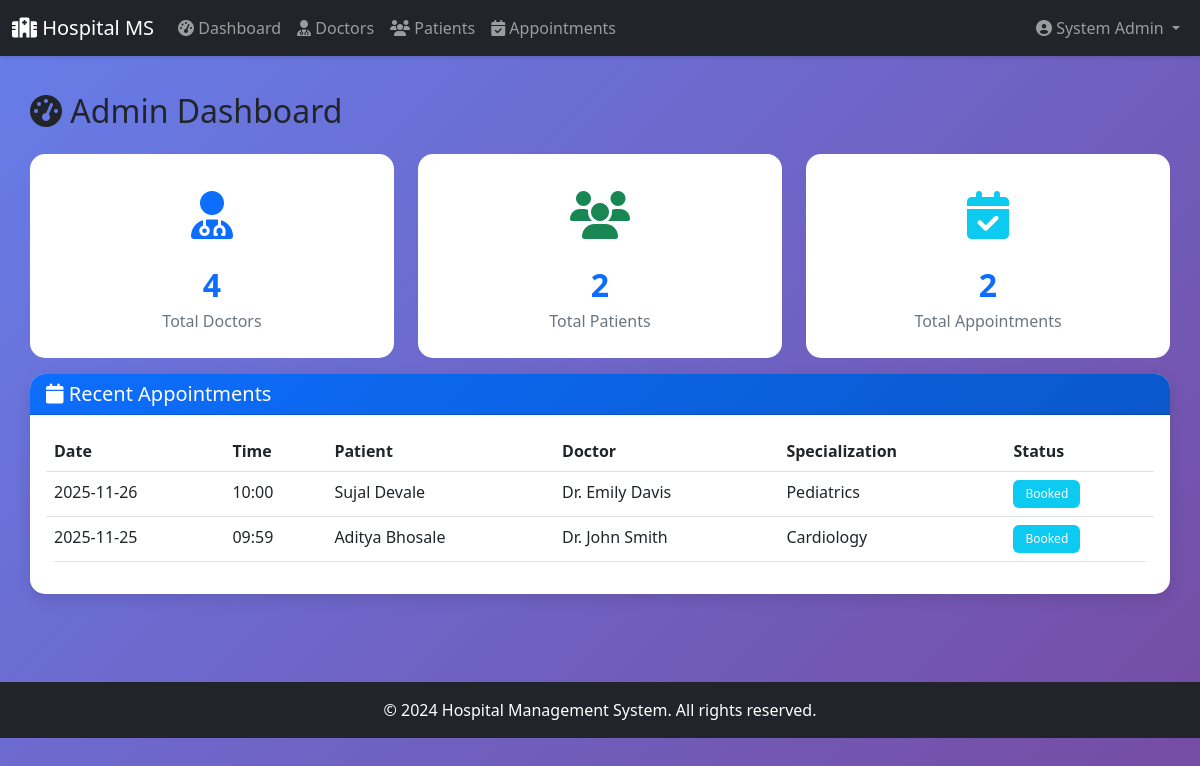
The page /admin/dashboard (signed in) on the database its author committed.
### tables this page shows
CREATE TABLE users (
            user_id INTEGER PRIMARY KEY AUTOINCREMENT,
            name TEXT NOT NULL,
            email TEXT UNIQUE NOT NULL,
            password TEXT NOT NULL,
            role TEXT NOT NULL CHECK(role IN ('admin', 'doctor', 'patient')),
            status TEXT DEFAULT 'active' CHECK(status IN ('active', 'blacklisted')),
            created_at TIMESTAMP DEFAULT CURRENT_TIMESTAMP
        );

CREATE TABLE appointments (
            appointment_id INTEGER PRIMARY KEY AUTOINCREMENT,
            patient_id INTEGER NOT NULL,
            doctor_id INTEGER NOT NULL,
            appointment_date DATE NOT NULL,
            appointment_time TIME NOT NULL,
            status TEXT DEFAULT 'Booked' CHECK(status IN ('Booked', 'Completed', 'Cancelled', 'Rescheduled')),
            reason TEXT,
            created_at TIMESTAMP DEFAULT CURRENT_TIMESTAMP,
            updated_at TIMESTAMP DEFAULT CURRENT_TIMESTAMP,
            FOREIGN KEY (patient_id) REFERENCES patients(patient_id) ON DELETE CASCADE,
            FOREIGN KEY (doctor_id) REFERENCES doctors(doctor_id) ON DELETE CASCADE
        );

CREATE TABLE doctors (
            doctor_id INTEGER PRIMARY KEY AUTOINCREMENT,
            user_id INTEGER UNIQUE NOT NULL,
            specialization TEXT NOT NULL,
            dept_id INTEGER,
            contact TEXT,
            qualification TEXT,
            experience INTEGER,
            status TEXT DEFAULT 'active' CHECK(status IN ('active', 'blacklisted')),
            created_at TIMESTAMP DEFAULT CURRENT_TIMESTAMP,
            FOREIGN KEY (user_id) REFERENCES users(user_id) ON DELETE CASCADE,
            FOREIGN KEY (dept_id) REFERENCES departments(dept_id)
        );

### blueprints/admin.py (the view)
@admin_bp.route('/dashboard')
@login_required
@admin_required
def dashboard():
    db = get_db()
    doctors_count = db.execute('SELECT COUNT(*) as count FROM doctors WHERE status = "active"').fetchone()['count']
    patients_count = db.execute('SELECT COUNT(*) as count FROM patients WHERE status = "active"').fetchone()['count']
    appointments_count = db.execute('SELECT COUNT(*) as count FROM appointments').fetchone()['count']
    recent_appointments = db.execute('''
        SELECT a.*,
               u1.name AS patient_name,
               u2.name AS doctor_name,
               doc.specialization
        FROM appointments a
        JOIN patients p ON a.patient_id = p.patient_id
        JOIN users u1 ON p.user_id = u1.user_id
        JOIN doctors doc ON a.doctor_id = doc.doctor_id
        JOIN users u2 ON doc.user_id = u2.user_id
        JOIN departments d ON doc.dept_id = d.dept_id
        ORDER BY a.appointment_date DESC, a.appointment_time DESC
        LIMIT 10
    ''').fetchall()
    status_stats = db.execute('''
        SELECT status, COUNT(*) as count
        FROM appointments
        GROUP BY status
    ''').fetchall()
    return render_template('admin/dashboard.html',
                           doctors_count=doctors_count,
                           patients_count=patients_count,
                           appointments_count=appointments_count,
                           recent_appointments=recent_appointments,
                           status_stats=status_stats)

### app.py (called while the page is built)
@login_manager.user_loader
def load_user(user_id):
    db = get_db()
    cursor = db.execute('SELECT * FROM users WHERE user_id = ?', (user_id,))
    user_data = cursor.fetchone()
    if user_data:
        return User(user_data['user_id'], user_data['name'], user_data['email'],
                    user_data['password'], user_data['role'])
    return None

@app.teardown_appcontext
def close_connection(exception):
    db = getattr(g, '_database', None)
    if db is not None:
        db.close()

### blueprints/admin.py (called while the page is built)
def admin_required(f):
    @wraps(f)
    def decorated_function(*args, **kwargs):
        if not current_user.is_authenticated or current_user.role != 'admin':
            flash('Access denied. Admin privileges required.', 'danger')
            return redirect(url_for('auth.login'))
        return f(*args, **kwargs)
    return decorated_function

### database.py (called while the page is built)
def get_db():
    db = getattr(g, '_database', None)
    if db is None:
        db = g._database = sqlite3.connect(DATABASE)
        db.row_factory = sqlite3.Row
    return db

### templates/admin/dashboard.html (shortened to what this page needs)
{% extends 'base.html' %}
{% block content %}
<h2 class="mb-4"><i class="fas fa-tachometer-alt"></i> Admin Dashboard</h2>
<div class="row">
    <div class="col-md-4 mb-3">
        <div class="stat-card">
            <div class="icon text-primary"><i class="fas fa-user-md"></i></div>
            <div class="number">{{ doctors_count }}</div>
            <div class="label">Total Doctors</div>
        </div>
    </div>
    <div class="col-md-4 mb-3">
        <div class="stat-card">
            <div class="icon text-success"><i class="fas fa-users"></i></div>
            <div class="number">{{ patients_count }}</div>
            <div class="label">Total Patients</div>
        </div>
    </div>
    <div class="col-md-4 mb-3">
        <div class="stat-card">
            <div class="icon text-info"><i class="fas fa-calendar-check"></i></div>
            <div class="number">{{ appointments_count }}</div>
            <div class="label">Total Appointments</div>
        </div>
    </div>
</div>
<div class="card">
    <div class="card-header">
        <h5 class="mb-0"><i class="fas fa-calendar"></i> Recent Appointments</h5>
    </div>
    <div class="card-body">
        <div class="table-responsive">
            <table class="table table-hover">
                <thead>
                    <tr>
                        <th>Date</th>
                        <th>Time</th>
                        <th>Patient</th>
                        <th>Doctor</th>
                        <th>Specialization</th>
                        <th>Status</th>
                    </tr>
                </thead>
                <tbody>
                    {% for apt in recent_appointments %}
                    <tr>
                        <td>{{ apt.appointment_date }}</td>
                        <td>{{ apt.appointment_time }}</td>
                        <td>{{ apt.patient_name }}</td>
                        <td>{{ apt.doctor_name }}</td>
                        <td>{{ apt.specialization }}</td>
                        <td>
                            {% if apt.status == 'Booked' %}
                                <span class="badge bg-info">{{ apt.status }}</span>
                            {% elif apt.status == 'Completed' %}
                                <span class="badge bg-success">{{ apt.status }}</span>
                            {% elif apt.status == 'Cancelled' %}
                                <span class="badge bg-danger">{{ apt.status }}</span>
                            {% else %}
                                <span class="badge bg-secondary">{{ apt.status }}</span>
                            {% endif %}
                        </td>
                    </tr>
                    {% else %}
                    <tr>
                        <td colspan="6" class="text-center text-muted">No recent appointments</td>
                    </tr>
                    {% endfor %}
                </tbody>
            </table>
        </div>
    </div>
</div>
{% endblock %}

### templates/base.html (shortened to what this page needs)
<!DOCTYPE html>
<html lang="en">
<head>
    <link href="https://cdn.jsdelivr.net/npm/bootstrap@5.3.0/dist/css/bootstrap.min.css" rel="stylesheet">
    <link rel="stylesheet" href="https://cdnjs.cloudflare.com/ajax/libs/font-awesome/6.4.0/css/all.min.css">
</head>
<body>
    <nav class="navbar navbar-expand-lg navbar-dark bg-dark">
        <div class="container-fluid">
            <a class="navbar-brand" href="/">
                <i class="fas fa-hospital"></i> Hospital MS
            </a>
            <div class="collapse navbar-collapse" id="navbarNav">
                {% if current_user.is_authenticated %}
                <ul class="navbar-nav me-auto">
                    {% if current_user.role == 'admin' %}
                    <li class="nav-item">
                        <a class="nav-link" href="{{ url_for('admin.dashboard') }}">
                            <i class="fas fa-tachometer-alt"></i> Dashboard
                        </a>
                    </li>
                    <li class="nav-item">
                        <a class="nav-link" href="{{ url_for('admin.doctors') }}">
                            <i class="fas fa-user-md"></i> Doctors
                        </a>
                    </li>
                    <li class="nav-item">
                        <a class="nav-link" href="{{ url_for('admin.patients') }}">
                            <i class="fas fa-users"></i> Patients
                        </a>
                    </li>
                    <li class="nav-item">
                        <a class="nav-link" href="{{ url_for('admin.appointments') }}">
                            <i class="fas fa-calendar-check"></i> Appointments
                        </a>
                    </li>
                    {% endif %}
                </ul>
                <ul class="navbar-nav ms-auto">
                    <li class="nav-item dropdown">
                        <a class="nav-link dropdown-toggle" href="#" id="userDropdown" role="button" data-bs-toggle="dropdown">
                            <i class="fas fa-user-circle"></i> {{ current_user.name }}
                        </a>
                    </li>
                </ul>
                {% endif %}
            </div>
        </div>
    </nav>
    <div class="container main-content">
        {% block content %}{% endblock %}
    </div>
    <footer class="bg-dark text-white text-center py-3 mt-5">
        <p class="mb-0">&copy; 2024 Hospital Management System. All rights reserved.</p>
    </footer>
</body>
</html>

### templates/base.html (style rules this page uses)
:root { --primary-color: #0d6efd; --secondary-color: #6c757d; --success-color: #198754; --danger-color: #dc3545; --warning-color: #ffc107; --info-color: #0dcaf0; }
body { min-height: 100vh; background: linear-gradient(135deg, #667eea 0%, #764ba2 100%); font-family: 'Segoe UI', Tahoma, Geneva, Verdana, sans-serif; }
.navbar { box-shadow: 0 2px 4px rgba(0,0,0,0.1); }
.main-content { padding: 20px 0; }
.card { border: none; border-radius: 15px; box-shadow: 0 5px 15px rgba(0,0,0,0.1); margin-bottom: 20px; }
.card-header { border-radius: 15px 15px 0 0 !important; background: linear-gradient(135deg, var(--primary-color) 0%, #0a58ca 100%); color: white; font-weight: 600; }
.table { border-radius: 10px; overflow: hidden; }
.badge { padding: 8px 12px; border-radius: 6px; font-weight: 500; }
.stat-card { background: white; border-radius: 15px; padding: 25px; text-align: center; transition: transform 0.3s; }
.stat-card .icon { font-size: 3rem; margin-bottom: 10px; }
.stat-card .number { font-size: 2rem; font-weight: bold; color: var(--primary-color); }
.stat-card .label { color: var(--secondary-color); font-size: 1rem; }

### rows shown on the page
users: name "System Admin"
appointments: appointment_date "2025-11-26", appointment_time "10:00", patient_name "Sujal Devale", doctor_name "Dr. Emily Davis", specialization "Pediatrics", status "Booked"
appointments: appointment_date "2025-11-25", appointment_time "09:59", patient_name "Aditya Bhosale", doctor_name "Dr. John Smith", specialization "Cardiology", status "Booked"

### other values the page prints
{{ doctors_count }} "4"
{{ patients_count }} "2"
{{ appointments_count }} "2"
